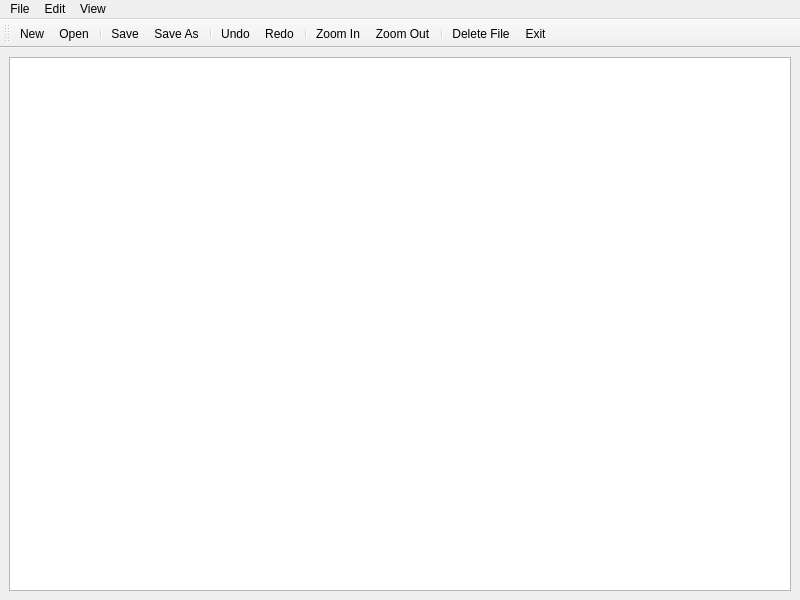
<?xml version="1.0" encoding="UTF-8"?>
<ui version="4.0">
 <class>MainWindow</class>
 <widget class="QMainWindow" name="MainWindow">
  <property name="geometry">
   <rect>
    <x>0</x>
    <y>0</y>
    <width>800</width>
    <height>600</height>
   </rect>
  </property>
  <property name="windowTitle">
   <string>MainWindow</string>
  </property>
  <widget class="QWidget" name="centralwidget">
   <layout class="QVBoxLayout" name="verticalLayout">
    <item>
     <widget class="QPlainTextEdit" name="plainTextEdit"/>
    </item>
   </layout>
  </widget>
  <widget class="QMenuBar" name="menubar">
   <property name="geometry">
    <rect>
     <x>0</x>
     <y>0</y>
     <width>800</width>
     <height>23</height>
    </rect>
   </property>
   <widget class="QMenu" name="menuFile">
    <property name="title">
     <string>File</string>
    </property>
    <addaction name="actionNew"/>
    <addaction name="separator"/>
    <addaction name="actionOpen"/>
    <addaction name="separator"/>
    <addaction name="actionSave"/>
    <addaction name="actionSaveAs"/>
    <addaction name="separator"/>
    <addaction name="actionDelete"/>
    <addaction name="actionExit"/>
   </widget>
   <widget class="QMenu" name="menuEdit">
    <property name="title">
     <string>Edit</string>
    </property>
    <addaction name="actionUndo"/>
    <addaction name="actionRedo"/>
   </widget>
   <widget class="QMenu" name="menuView">
    <property name="title">
     <string>View</string>
    </property>
    <addaction name="actionZoomIn"/>
    <addaction name="actionZoomOut"/>
   </widget>
   <addaction name="menuFile"/>
   <addaction name="menuEdit"/>
   <addaction name="menuView"/>
  </widget>
  <widget class="QToolBar" name="toolBar">
   <property name="windowTitle">
    <string>toolBar</string>
   </property>
   <property name="autoFillBackground">
    <bool>false</bool>
   </property>
   <property name="allowedAreas">
    <set>Qt::ToolBarArea::BottomToolBarArea|Qt::ToolBarArea::TopToolBarArea</set>
   </property>
   <property name="floatable">
    <bool>false</bool>
   </property>
   <attribute name="toolBarArea">
    <enum>TopToolBarArea</enum>
   </attribute>
   <attribute name="toolBarBreak">
    <bool>false</bool>
   </attribute>
   <addaction name="actionNew"/>
   <addaction name="actionOpen"/>
   <addaction name="separator"/>
   <addaction name="actionSave"/>
   <addaction name="actionSaveAs"/>
   <addaction name="separator"/>
   <addaction name="actionUndo"/>
   <addaction name="actionRedo"/>
   <addaction name="separator"/>
   <addaction name="actionZoomIn"/>
   <addaction name="actionZoomOut"/>
   <addaction name="separator"/>
   <addaction name="actionDelete"/>
   <addaction name="actionExit"/>
  </widget>
  <action name="actionOpen">
   <property name="icon">
    <iconset theme="QIcon::ThemeIcon::DocumentOpen"/>
   </property>
   <property name="text">
    <string>&amp;Open</string>
   </property>
   <property name="shortcut">
    <string>Ctrl+N</string>
   </property>
   <property name="autoRepeat">
    <bool>false</bool>
   </property>
   <property name="menuRole">
    <enum>QAction::MenuRole::TextHeuristicRole</enum>
   </property>
  </action>
  <action name="actionSaveAs">
   <property name="icon">
    <iconset theme="QIcon::ThemeIcon::DocumentSaveAs"/>
   </property>
   <property name="text">
    <string>Save &amp;As</string>
   </property>
   <property name="shortcut">
    <string>Ctrl+Shift+S</string>
   </property>
   <property name="autoRepeat">
    <bool>false</bool>
   </property>
  </action>
  <action name="actionExit">
   <property name="icon">
    <iconset theme="QIcon::ThemeIcon::ApplicationExit"/>
   </property>
   <property name="text">
    <string>E&amp;xit</string>
   </property>
   <property name="shortcut">
    <string>Ctrl+Q</string>
   </property>
   <property name="autoRepeat">
    <bool>false</bool>
   </property>
   <property name="menuRole">
    <enum>QAction::MenuRole::QuitRole</enum>
   </property>
  </action>
  <action name="actionNew">
   <property name="checkable">
    <bool>false</bool>
   </property>
   <property name="enabled">
    <bool>true</bool>
   </property>
   <property name="icon">
    <iconset theme="QIcon::ThemeIcon::DocumentNew"/>
   </property>
   <property name="text">
    <string>&amp;New</string>
   </property>
   <property name="shortcut">
    <string>Ctrl+N</string>
   </property>
   <property name="autoRepeat">
    <bool>false</bool>
   </property>
  </action>
  <action name="actionSave">
   <property name="icon">
    <iconset theme="QIcon::ThemeIcon::DocumentSave"/>
   </property>
   <property name="text">
    <string>&amp;Save</string>
   </property>
   <property name="shortcut">
    <string>Ctrl+S</string>
   </property>
   <property name="autoRepeat">
    <bool>false</bool>
   </property>
  </action>
  <action name="actionUndo">
   <property name="icon">
    <iconset theme="QIcon::ThemeIcon::EditUndo"/>
   </property>
   <property name="text">
    <string>&amp;Undo</string>
   </property>
   <property name="menuRole">
    <enum>QAction::MenuRole::TextHeuristicRole</enum>
   </property>
  </action>
  <action name="actionRedo">
   <property name="icon">
    <iconset theme="QIcon::ThemeIcon::EditRedo"/>
   </property>
   <property name="text">
    <string>&amp;Redo</string>
   </property>
   <property name="toolTip">
    <string>Redo</string>
   </property>
   <property name="menuRole">
    <enum>QAction::MenuRole::TextHeuristicRole</enum>
   </property>
  </action>
  <action name="actionZoomIn">
   <property name="icon">
    <iconset theme="QIcon::ThemeIcon::ZoomIn"/>
   </property>
   <property name="text">
    <string>Zoom &amp;In</string>
   </property>
   <property name="shortcut">
    <string>Ctrl+=</string>
   </property>
  </action>
  <action name="actionZoomOut">
   <property name="icon">
    <iconset theme="QIcon::ThemeIcon::ZoomOut"/>
   </property>
   <property name="text">
    <string>Zoom &amp;Out</string>
   </property>
   <property name="shortcut">
    <string>Ctrl+-</string>
   </property>
  </action>
  <action name="actionDelete">
   <property name="icon">
    <iconset theme="QIcon::ThemeIcon::EditDelete"/>
   </property>
   <property name="text">
    <string>&amp;Delete File</string>
   </property>
   <property name="toolTip">
    <string>Delete File</string>
   </property>
   <property name="shortcut">
    <string>Alt+Shift+Backspace</string>
   </property>
  </action>
 </widget>
 <resources/>
 <connections/>
</ui>
